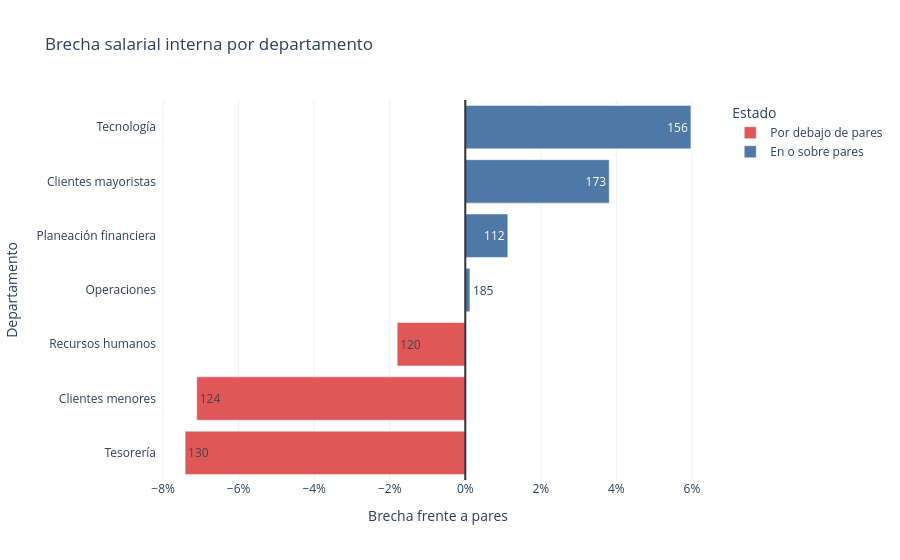

Source (notebook cell):
### Code cell
# Se visualiza la brecha mediana por departamento frente a perfiles comparables de toda la empresa.

department_gap["estado"] = department_gap["brecha_mediana_vs_pares_pct"].map(
    lambda value: "Por debajo de pares" if value < 0 else "En o sobre pares"
)
fig = px.bar(
    department_gap,
    x="brecha_mediana_vs_pares_pct",
    y="departamento",
    orientation="h",
    color="estado",
    text="profesionales",
    labels={
        "brecha_mediana_vs_pares_pct": "Brecha frente a pares",
        "departamento": "Departamento",
        "profesionales": "Profesionales",
    },
    title="Brecha salarial interna por departamento",
    color_discrete_map={
        "Por debajo de pares": "#e15759",
        "En o sobre pares": "#4e79a7",
    },
)
fig.add_vline(x=0, line_color="#333333")
fig.update_xaxes(tickformat=".0%")
fig.update_layout(template="plotly_white", legend_title_text="Estado")
fig.show()

### Figure 1 — Plotly figure (JSON) as saved in the notebook; plotly's stock layout.template omitted (floating-point values rounded to 4 significant figures)
{"data": [{"hovertemplate": "estado=Por debajo de pares<br>Brecha frente a pares=%{x}<br>Departamento=%{y}<br>Profesionales=%{text}<extra></extra>", "legendgroup": "Por debajo de pares", "marker": {"color": "#e15759", "pattern": {"shape": ""}}, "name": "Por debajo de pares", "orientation": "h", "showlegend": true, "text": [130.0, 124.0, 120.0], "textposition": "auto", "type": "bar", "x": [-0.07418, -0.0711, -0.01804], "xaxis": "x", "y": ["Tesorería", "Clientes menores", "Recursos humanos"], "yaxis": "y"}, {"hovertemplate": "estado=En o sobre pares<br>Brecha frente a pares=%{x}<br>Departamento=%{y}<br>Profesionales=%{text}<extra></extra>", "legendgroup": "En o sobre pares", "marker": {"color": "#4e79a7", "pattern": {"shape": ""}}, "name": "En o sobre pares", "orientation": "h", "showlegend": true, "text": [185.0, 112.0, 173.0, 156.0], "textposition": "auto", "type": "bar", "x": [0.001225, 0.01126, 0.03811, 0.05973], "xaxis": "x", "y": ["Operaciones", "Planeación financiera", "Clientes mayoristas", "Tecnología"], "yaxis": "y"}], "layout": {"barmode": "relative", "legend": {"title": {"text": "Estado"}, "tracegroupgap": 0}, "shapes": [{"line": {"color": "#333333"}, "type": "line", "x0": 0, "x1": 0, "xref": "x", "y0": 0, "y1": 1, "yref": "y domain"}], "title": {"text": "Brecha salarial interna por departamento"}, "xaxis": {"anchor": "y", "domain": [0, 1], "tickformat": ".0%", "title": {"text": "Brecha frente a pares"}}, "yaxis": {"anchor": "x", "domain": [0, 1], "title": {"text": "Departamento"}}}}
